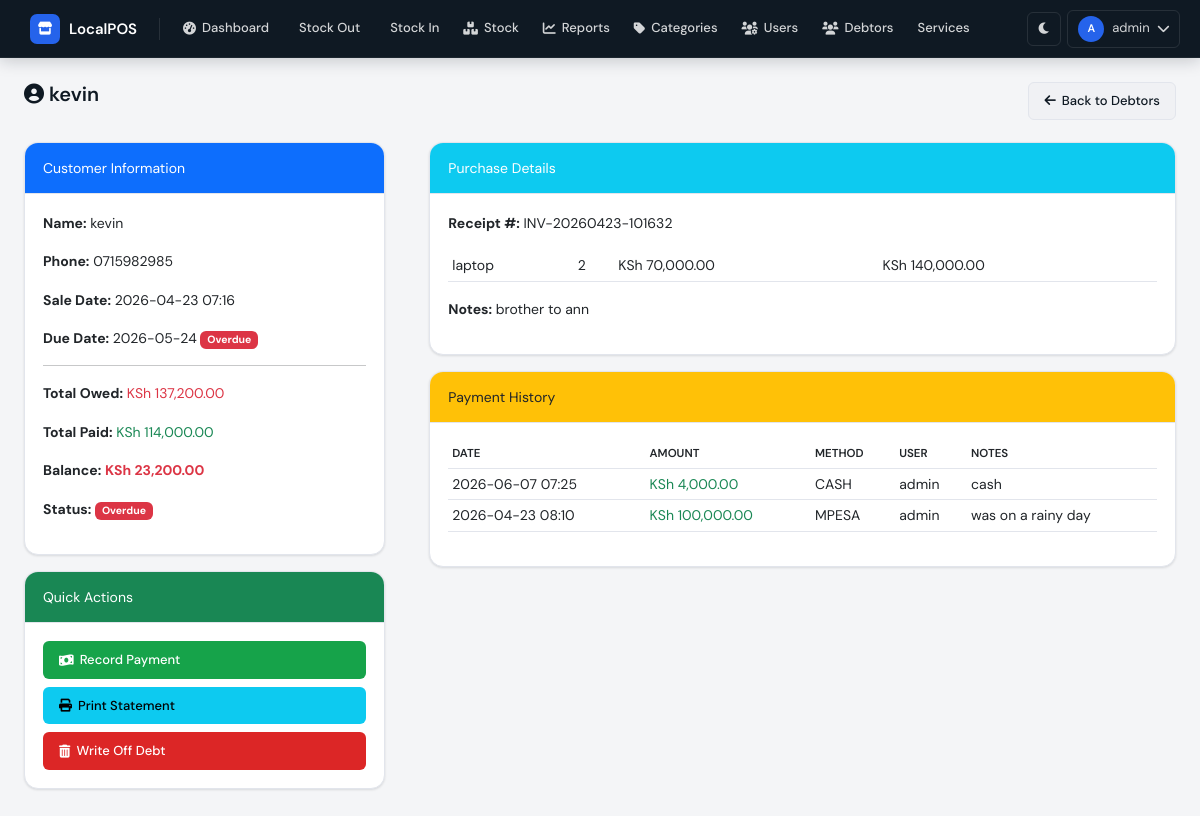
Page /debtors/2 (signed in) on the committed database.
### database/models.py (models this page shows)
class User(UserMixin, db.Model):
    __tablename__ = 'users'
    id = db.Column(db.Integer, primary_key=True)
    username = db.Column(db.String(80), unique=True, nullable=False)
    password_hash = db.Column(db.String(200), nullable=False)
    full_name = db.Column(db.String(100), nullable=False)
    role = db.Column(db.String(20), default='worker')
    is_active = db.Column(db.Boolean, default=True)
    created_at = db.Column(db.DateTime, default=datetime.utcnow)
    last_login = db.Column(db.DateTime, nullable=True)
    stock_entries = db.relationship('StockEntry', backref='user', lazy=True)
    sales = db.relationship('Sale', backref='user', lazy=True)
    payments = db.relationship('Payment', backref='user', lazy=True)
    service_jobs = db.relationship('ServiceJob', backref='creator', lazy=True)
    service_history = db.relationship('ServiceHistory', backref='user', lazy=True)

class Debtor(db.Model):
    __tablename__ = 'debtors'
    id = db.Column(db.Integer, primary_key=True)
    sale_id = db.Column(db.Integer, db.ForeignKey('sales.id'), nullable=True)
    source = db.Column(db.String(20), default='sale')   # 'sale', 'service', 'contract'
    source_id = db.Column(db.Integer, nullable=True)    # ID of the source record (sale.id or service_job.id)
    customer_name = db.Column(db.String(100), nullable=False)
    customer_phone = db.Column(db.String(20))
    total_owed = db.Column(db.Float, nullable=False)
    amount_paid = db.Column(db.Float, default=0.0)
    balance = db.Column(db.Float, nullable=False)
    due_date = db.Column(db.Date, nullable=True)
    status = db.Column(db.String(20), default='pending')
    notes = db.Column(db.Text)
    created_at = db.Column(db.DateTime, default=datetime.utcnow)
    updated_at = db.Column(db.DateTime, default=datetime.utcnow, onupdate=datetime.utcnow)
    payments = db.relationship('Payment', backref='debtor', lazy=True)

class Sale(db.Model):
    __tablename__ = 'sales'
    id = db.Column(db.Integer, primary_key=True)
    receipt_number = db.Column(db.String(50), unique=True, nullable=False)
    total_amount = db.Column(db.Float, nullable=False)
    discount = db.Column(db.Float, default=0.0)
    final_amount = db.Column(db.Float, nullable=False)
    payment_method = db.Column(db.String(20), nullable=False)
    amount_paid = db.Column(db.Float, nullable=False)
    balance = db.Column(db.Float, default=0.0)
    customer_name = db.Column(db.String(100))
    customer_phone = db.Column(db.String(20))
    notes = db.Column(db.Text)
    sale_date = db.Column(db.DateTime, default=datetime.utcnow)
    user_id = db.Column(db.Integer, db.ForeignKey('users.id'), nullable=False)
    items = db.relationship('SaleItem', backref='sale', lazy=True)
    debtor = db.relationship('Debtor', backref='sale', uselist=False)

class SaleItem(db.Model):
    __tablename__ = 'sale_items'
    id = db.Column(db.Integer, primary_key=True)
    sale_id = db.Column(db.Integer, db.ForeignKey('sales.id'), nullable=False)
    product_id = db.Column(db.Integer, db.ForeignKey('products.id'), nullable=False)
    quantity = db.Column(db.Integer, nullable=False)
    price_at_sale = db.Column(db.Float, nullable=False)
    total = db.Column(db.Float, nullable=False)
    variant_id = db.Column(db.Integer, db.ForeignKey('product_variants.id'), nullable=True)

class Product(db.Model):
    __tablename__ = 'products'
    id = db.Column(db.Integer, primary_key=True)
    name = db.Column(db.String(200), nullable=False)
    category_id = db.Column(db.Integer, db.ForeignKey('categories.id'), nullable=False)
    current_stock = db.Column(db.Integer, default=0)
    reorder_level = db.Column(db.Integer, default=5)
    buying_price = db.Column(db.Float, default=0.0)
    selling_price = db.Column(db.Float, default=0.0)
    unit_type = db.Column(db.String(50), default='piece')
    unit_conversion = db.Column(db.Integer, default=1)
    image_filename = db.Column(db.String(200), nullable=True)
    is_active = db.Column(db.Boolean, default=True)
    created_at = db.Column(db.DateTime, default=datetime.utcnow)
    updated_at = db.Column(db.DateTime, default=datetime.utcnow, onupdate=datetime.utcnow)
    variants = db.relationship('ProductVariant', backref='product', lazy=True)
    stock_entries = db.relationship('StockEntry', backref='product', lazy=True)
    sale_items = db.relationship('SaleItem', backref='product', lazy=True)

class Payment(db.Model):
    __tablename__ = 'payments'
    id = db.Column(db.Integer, primary_key=True)
    debtor_id = db.Column(db.Integer, db.ForeignKey('debtors.id'), nullable=False)
    amount = db.Column(db.Float, nullable=False)
    payment_method = db.Column(db.String(20), nullable=False)
    notes = db.Column(db.Text)
    payment_date = db.Column(db.DateTime, default=datetime.utcnow)
    user_id = db.Column(db.Integer, db.ForeignKey('users.id'), nullable=False)

### routes/debtors.py (the view)
@debtors_bp.route('/<int:debtor_id>')
@login_required
def debtor_profile(debtor_id):
    debtor = Debtor.query.get_or_404(debtor_id)
    payments = Payment.query.filter_by(debtor_id=debtor_id).order_by(Payment.payment_date.desc()).all()
    sale = Sale.query.get(debtor.sale_id) if debtor.sale_id else None
    sale_items = SaleItem.query.filter_by(sale_id=sale.id).all() if sale else []
    debtor.status_info = get_debt_status(debtor.balance, debtor.due_date)
    return render_template('debtor_profile.html', debtor=debtor, payments=payments, sale=sale, sale_items=sale_items, today=date.today(), now=datetime.now())

### app.py (called while the page is built)
@login_manager.user_loader
def load_user(user_id):
    return User.query.get(int(user_id))

@app.template_filter('format_currency')
def format_currency_filter(amount):
    if amount is None:
        return "KSh 0.00"
    try:
        return f"KSh {amount:,.2f}"
    except (TypeError, ValueError):
        return "KSh 0.00"

### routes/debtors.py (called while the page is built)
def get_debt_status(balance, due_date=None):
    if balance <= 0:
        return {'status': 'paid', 'color': 'success', 'text': 'Paid'}
    if due_date:
        today = date.today()
        if due_date < today:
            return {'status': 'overdue', 'color': 'danger', 'text': 'Overdue'}
        elif due_date <= today + timedelta(days=3):
            return {'status': 'due_soon', 'color': 'warning', 'text': 'Due Soon'}
    return {'status': 'pending', 'color': 'info', 'text': 'Pending'}

### templates/debtor_profile.html (shortened to what this page needs)
{% extends "base.html" %}
{% block content %}
<div class="page-header"><div><h1 class="page-title"><i class="fas fa-user-circle"></i> {{ debtor.customer_name }}</h1></div><a href="{{ url_for('debtors.debtors_list') }}" class="btn btn-secondary"><i class="fas fa-arrow-left"></i> Back to Debtors</a></div>
<div class="row" style="display: grid; grid-template-columns: 1fr 2fr; gap: 20px;">
    <div>
        <div class="card"><div class="card-header bg-primary text-white">Customer Information</div><div class="card-body"><p><strong>Name:</strong> {{ debtor.customer_name }}</p><p><strong>Phone:</strong> {{ debtor.customer_phone or 'Not provided' }}</p><p><strong>Sale Date:</strong> {{ debtor.created_at.strftime('%Y-%m-%d %H:%M') if debtor.created_at else 'N/A' }}</p><p><strong>Due Date:</strong> {% if debtor.due_date %}{{ debtor.due_date.strftime('%Y-%m-%d') }}{% if debtor.due_date < today %} <span class="badge bg-danger">Overdue</span>{% endif %}{% else %}<span class="text-muted">Not set</span>{% endif %}</p><hr><p><strong>Total Owed:</strong> <span class="text-danger">{{ debtor.total_owed|format_currency }}</span></p><p><strong>Total Paid:</strong> <span class="text-success">{{ debtor.amount_paid|format_currency }}</span></p><p><strong>Balance:</strong> <strong class="text-danger">{{ debtor.balance|format_currency }}</strong></p><p><strong>Status:</strong> <span class="badge bg-{{ debtor.status_info.color }}">{{ debtor.status_info.text }}</span></p></div></div>
        <div class="card mt-3"><div class="card-header bg-success text-white">Quick Actions</div><div class="card-body"><button class="btn btn-success w-100 mb-2" onclick="showPaymentModal()"><i class="fas fa-money-bill-wave"></i> Record Payment</button><a href="{{ url_for('debtors.statement', debtor_id=debtor.id) }}" class="btn btn-info w-100 mb-2"><i class="fas fa-print"></i> Print Statement</a>{% if debtor.balance > 0 %}<button class="btn btn-danger w-100" onclick="showWriteOffModal()"><i class="fas fa-trash-alt"></i> Write Off Debt</button>{% endif %}</div></div>
    </div>
    <div>
        <div class="card mb-3"><div class="card-header bg-info text-white">Purchase Details</div><div class="card-body"><p><strong>Receipt #:</strong> {{ sale.receipt_number if sale else 'N/A' }}</p>{% if sale_items %}<div class="table-wrapper"><table class="table table-sm">{% for item in sale_items %}<tr><td>{{ item.product.name if item.product else 'Unknown' }}</td><td>{{ item.quantity }}</td><td>{{ item.price_at_sale|format_currency }}</td><td>{{ item.total|format_currency }}</td></tr>{% endfor %}</table></div>{% else %}<p class="text-muted">No items found</p>{% endif %}{% if sale and sale.notes %}<p><strong>Notes:</strong> {{ sale.notes }}</p>{% endif %}</div></div>
        <div class="card"><div class="card-header bg-warning text-dark">Payment History</div><div class="card-body">{% if payments %}<div class="table-wrapper"><table class="table table-sm"><thead><tr><th>Date</th><th>Amount</th><th>Method</th><th>User</th><th>Notes</th></tr></thead><tbody>{% for p in payments %}<tr><td>{{ p.payment_date.strftime('%Y-%m-%d %H:%M') }}</td><td class="text-success">{{ p.amount|format_currency }}</td><td>{{ p.payment_method|upper }}</td><td>{{ p.user.username if p.user else 'Unknown' }}</td><td>{{ p.notes or '-' }}</td></tr>{% endfor %}</tbody></table></div>{% else %}<div class="alert alert-info">No payments recorded yet.</div>{% endif %}</div></div>
    </div>
</div>
{% endblock %}

### templates/base.html (shortened to what this page needs)
<!DOCTYPE html>
<html lang="en" data-theme="light">
<head>
    <link rel="stylesheet" href="{{ url_for('static', filename='css/bootstrap.min.css') }}">
    <link rel="stylesheet" href="https://cdnjs.cloudflare.com/ajax/libs/font-awesome/6.0.0/css/all.min.css">
    <link rel="stylesheet" href="{{ url_for('static', filename='css/custom.css') }}">
</head>
<body>
{% if current_user.is_authenticated %}
<header class="topbar">
    <a class="topbar-brand" href="{{ url_for('dashboard.dashboard_home') }}"><span class="brand-icon"><i class="fas fa-store"></i></span>LocalPOS</a>
    <nav class="topbar-nav">
        <a class="nav-link-item" href="{{ url_for('dashboard.dashboard_home') }}"><i class="fas fa-gauge-high"></i> Dashboard</a>
        <a class="nav-link-item" href="{{ url_for('stock_out.stock_out_page') }}"> Stock Out</a>
        {% if current_user.role in ['owner', 'admin'] %}
        <a class="nav-link-item" href="{{ url_for('stock_in.stock_in_page') }}"> Stock In</a>
        <a class="nav-link-item" href="{{ url_for('stock_management.stock_list') }}"><i class="fas fa-boxes-stacked"></i> Stock</a>
        <a class="nav-link-item" href="{{ url_for('reports.reports_page') }}"><i class="fas fa-chart-line"></i> Reports</a>
        <a class="nav-link-item" href="{{ url_for('categories.manage_categories') }}"><i class="fas fa-tag"></i> Categories</a>
        <a class="nav-link-item" href="{{ url_for('users.list_users') }}"><i class="fas fa-users-gear"></i> Users</a>
        {% endif %}
        <a class="nav-link-item" href="{{ url_for('debtors.debtors_list') }}"><i class="fas fa-users"></i> Debtors</a>
        <a class="nav-link-item" href="{{ url_for('services.list_services') }}">Services</a>
    </nav>
    <div class="topbar-actions">
        <button class="theme-toggle" id="themeToggle"><i class="fas fa-moon" id="themeIcon"></i></button>
        <div class="dropdown-wrapper">
            <button class="user-btn" id="userMenuBtn"><span class="user-avatar">{{ current_user.username[0]|upper }}</span> {{ current_user.username }} <i class="fas fa-chevron-down"></i></button>
        </div>
    </div>
</header>
{% endif %}
<main class="page-wrapper">
    {% block content %}{% endblock %}
</main>
</body>
</html>

### templates/base.html (style rules this page uses)
:root { --font-sans: 'DM Sans', sans-serif; --font-mono: 'DM Mono', monospace; --bg-base: #f4f5f7; --bg-surface: #ffffff; --bg-surface-2: #f0f1f4; --bg-nav: #0f1923; --bg-nav-hover: rgba(255,255,255,0.07); --bg-nav-active: rgba(255,255,255,0.13); --text-primary: #0f1923; --text-secondary: #5a6478; --text-muted: #94a0b8; --text-nav: rgba(255,255,255,0.82); --text-nav-active: #ffffff; --border: #e2e5ec; --border-strong: #c8cdd9; --accent: #2563eb; --accent-hover: #1d4ed8; --accent-soft: #eff4ff; --success: #16a34a; --success-soft: #f0fdf4; --warning: #d97706; --warning-soft: #fffbeb; --danger: #dc2626; --danger-soft: #fef2f2; --info: #0891b2; --info-soft: #ecfeff; --shadow-sm: 0 1px 3px rgba(15,25,35,0.07), 0 1px 2px rgba(15,25,35,0.05); --shadow-md: 0 4px 12px rgba(15,25,35,0.10), 0 2px 4px rgba(15,25,35,0.06); --shadow-nav: 0 2px 16px rgba(15,25,35,0.22); --radius-sm: 6px; --radius-md: 10px; --radius-lg: 14px; --nav-width: 230px; --topbar-height: 58px; --transition: 0.18s ease; }
*, *::before, *::after { box-sizing: border-box; margin: 0; padding: 0; }
html { scroll-behavior: smooth; }
body { font-family: var(--font-sans); font-size: 14px; line-height: 1.6; color: var(--text-primary); background: var(--bg-base); transition: background var(--transition), color var(--transition); min-height: 100vh; }
.topbar { position: fixed; top: 0; left: 0; right: 0; height: var(--topbar-height); background: var(--bg-nav); border-bottom: 1px solid rgba(255,255,255,0.06); box-shadow: var(--shadow-nav); display: flex; align-items: center; padding: 0 20px; z-index: 1000; gap: 12px; }
.topbar-brand { display: flex; align-items: center; gap: 9px; text-decoration: none; color: #ffffff; font-size: 15px; font-weight: 600; padding: 6px 10px; border-radius: var(--radius-sm); transition: background var(--transition); }
.topbar-brand .brand-icon { width: 30px; height: 30px; background: var(--accent); border-radius: 7px; display: flex; align-items: center; justify-content: center; font-size: 13px; }
.topbar-nav { display: flex; align-items: center; gap: 2px; flex: 1; overflow-x: auto; }
.nav-link-item { display: flex; align-items: center; gap: 6px; padding: 6px 11px; border-radius: var(--radius-sm); color: var(--text-nav); text-decoration: none; font-size: 13px; font-weight: 500; white-space: nowrap; transition: background var(--transition); }
.topbar-actions { display: flex; align-items: center; gap: 6px; margin-left: auto; }
.theme-toggle, .user-btn { border-radius: var(--radius-sm); border: 1px solid rgba(255,255,255,0.10); background: transparent; color: var(--text-nav); cursor: pointer; transition: background var(--transition); }
.theme-toggle { width: 34px; height: 34px; display: flex; align-items: center; justify-content: center; font-size: 13px; }
.user-btn { display: flex; align-items: center; gap: 8px; padding: 5px 10px; font-size: 13px; }
.user-avatar { width: 26px; height: 26px; background: var(--accent); border-radius: 50%; display: flex; align-items: center; justify-content: center; font-size: 11px; font-weight: 600; color: #fff; }
.dropdown-wrapper { position: relative; }
.page-wrapper { margin-top: var(--topbar-height); padding: 24px 24px 40px; min-height: calc(100vh - var(--topbar-height)); }
.card { background: var(--bg-surface); border: 1px solid var(--border); border-radius: var(--radius-lg); box-shadow: var(--shadow-sm); overflow: hidden; }
.card-header { padding: 14px 18px; border-bottom: 1px solid var(--border); display: flex; justify-content: space-between; align-items: center; }
.card-body { padding: 18px; }
.page-title { font-size: 20px; font-weight: 600; }
.page-header { display: flex; justify-content: space-between; margin-bottom: 22px; flex-wrap: wrap; }
.btn { display: inline-flex; align-items: center; gap: 6px; padding: 8px 15px; border-radius: var(--radius-sm); font-size: 13px; font-weight: 500; cursor: pointer; border: 1px solid transparent; transition: background var(--transition); }
.btn-secondary { background: var(--bg-surface-2); color: var(--text-primary); border-color: var(--border); }
.btn-success { background: var(--success); color: #fff; }
.btn-danger { background: var(--danger); color: #fff; }
.table-wrapper { overflow-x: auto; }
table { width: 100%; border-collapse: collapse; }
th, td { padding: 10px 14px; text-align: left; border-bottom: 1px solid var(--border); }
th { font-size: 11.5px; font-weight: 600; text-transform: uppercase; color: var(--text-secondary); background: var(--bg-surface-2); }

### rows in the picture
User: username "A", username "admin"
Debtor: customer_name "kevin", customer_phone "0715982985", created_at "2026-04-23 07:16", due_date "2026-05-24", total_owed "KSh 137,200.00", amount_paid "KSh 114,000.00", balance "KSh 23,200.00"
Sale: receipt_number "INV-20260423-101632", notes "brother to ann"
SaleItem: product "laptop", quantity "2", price_at_sale "KSh 70,000.00", total "KSh 140,000.00"
Payment: payment_date "2026-06-07 07:25", amount "KSh 4,000.00", payment_method "CASH", user "admin", notes "cash"
Payment: payment_date "2026-04-23 08:10", amount "KSh 100,000.00", payment_method "MPESA", user "admin", notes "was on a rainy day"

### other values in the picture
{{ debtor.status_info.text }} "Overdue"
